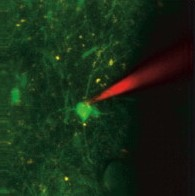
%> input picture MATLAB/gyakorlás/szkriptek/tptp.jpg, 195 x 196 px
$ octave Ir.m   (GNU Octave 9; MATLAB toolbox functions it lacks are replaced by stand-ins)
%> lines starting %> are read from the running program, lines starting %| are printed output that depends on the picture; in (x1, y1, x2, y2) boxes, pixels count from 0 and x2, y2 are one past the last pixel; in counts of white or black regions, pixels touching at a corner belong together; the program's own positions count from 1
[I, map] = imread('tptp.jpg');
%> I is the input picture: size 196x195x3 uint8; mean R, G, B 24.4, 42.7, 22.4
%> map = []
% I = ind2rgb(I,map);
Ir_r = I(:,:,1);
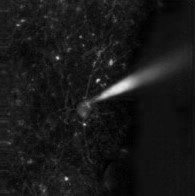
%> Ir_r: size 196x195 uint8; min 0, max 231, mean 24.4
imwrite(Ir_r, 'tptp_pipette1.png');
level = graythresh(Ir_r);
%> level = 0.298
BW = imbinarize(Ir_r, level);
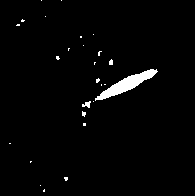
%> BW: size 196x195 logical; 2.1% white; 26 white regions (23 under 20 px), largest, box (x1, y1, x2, y2) and area: (95, 69, 158, 101) 614, (82, 101, 91, 108) 36, (109, 59, 113, 65) 20
imwrite(BW, 'tptp_pipette2.png');
BW_maj = bwmorph(BW, 'majority', inf);
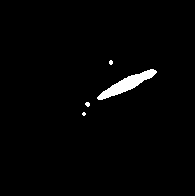
%> BW_maj: size 196x195 logical; 1.7% white; 4 white regions (3 under 20 px), largest, box (x1, y1, x2, y2) and area: (97, 69, 157, 100) 605
BW_pipette = bwareaopen(BW_maj, 500);
%> BW_pipette: size 196x195 logical; 1.6% white; 1 white region, box (x1, y1, x2, y2) and area: (97, 69, 157, 100) 605
imshowpair(BW_maj, BW_pipette, 'montage');
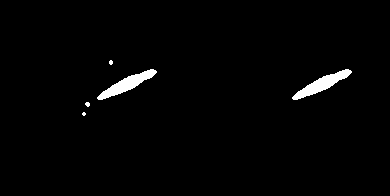
%> displayed picture: size 196x390, on the screen's scale of 0 to 255; 1.6% white; 5 white regions (3 under 20 px), largest, box (x1, y1, x2, y2) and area: (97, 69, 157, 100) 605, (292, 69, 352, 100) 605
S = regionprops(BW_pipette, 'Area');
%> S = 1 region; Area: 605
disp(['Hello: ', num2str([S.Area])]);
%| Hello: 605
imwrite(BW_pipette, 'tptp_pipette3.png');
